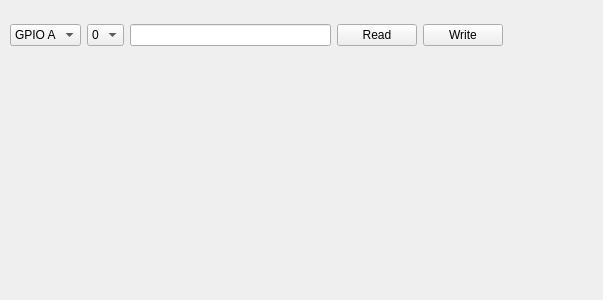
<?xml version="1.0" encoding="UTF-8"?>
<ui version="4.0">
 <class>Form</class>
 <widget class="QWidget" name="Form">
  <property name="geometry">
   <rect>
    <x>0</x>
    <y>0</y>
    <width>603</width>
    <height>300</height>
   </rect>
  </property>
  <property name="windowTitle">
   <string>Form</string>
  </property>
  <widget class="QWidget" name="layoutWidget">
   <property name="geometry">
    <rect>
     <x>10</x>
     <y>20</y>
     <width>493</width>
     <height>30</height>
    </rect>
   </property>
   <layout class="QHBoxLayout" name="horizontalLayout_2">
    <item>
     <widget class="QComboBox" name="cbPort">
      <item>
       <property name="text">
        <string>GPIO A</string>
       </property>
      </item>
      <item>
       <property name="text">
        <string>GPIO B</string>
       </property>
      </item>
      <item>
       <property name="text">
        <string>GPIO C</string>
       </property>
      </item>
      <item>
       <property name="text">
        <string>GPIO D</string>
       </property>
      </item>
      <item>
       <property name="text">
        <string>GPIO E</string>
       </property>
      </item>
      <item>
       <property name="text">
        <string>GPIO F</string>
       </property>
      </item>
     </widget>
    </item>
    <item>
     <widget class="QComboBox" name="cbPin">
      <item>
       <property name="text">
        <string>0</string>
       </property>
      </item>
      <item>
       <property name="text">
        <string>1</string>
       </property>
      </item>
      <item>
       <property name="text">
        <string>2</string>
       </property>
      </item>
      <item>
       <property name="text">
        <string>3</string>
       </property>
      </item>
      <item>
       <property name="text">
        <string>4</string>
       </property>
      </item>
      <item>
       <property name="text">
        <string>5</string>
       </property>
      </item>
      <item>
       <property name="text">
        <string>6</string>
       </property>
      </item>
      <item>
       <property name="text">
        <string>7</string>
       </property>
      </item>
     </widget>
    </item>
    <item>
     <widget class="QLineEdit" name="edtState"/>
    </item>
    <item>
     <widget class="QPushButton" name="btnRead">
      <property name="text">
       <string>Read</string>
      </property>
     </widget>
    </item>
    <item>
     <widget class="QPushButton" name="btnWrite">
      <property name="text">
       <string>Write</string>
      </property>
     </widget>
    </item>
   </layout>
  </widget>
 </widget>
 <resources/>
 <connections/>
</ui>
